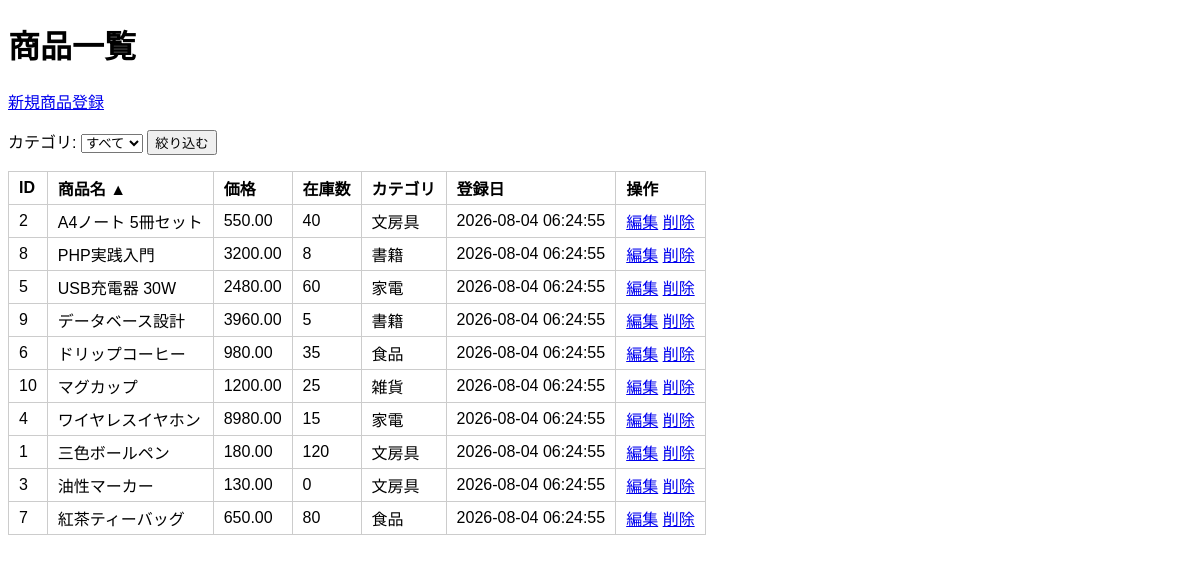
The page /inventory_management/index.php?sort=name&order=asc on the database its author committed.
### tables this page shows
CREATE TABLE products (
    id INT PRIMARY KEY AUTO_INCREMENT,
    name VARCHAR(100) NOT NULL,
    price DECIMAL(10, 2) NOT NULL,   
    stock INT NOT NULL DEFAULT 0,
    category VARCHAR(50) NOT NULL,
    created_at TIMESTAMP DEFAULT CURRENT_TIMESTAMP
);

### inventory_management/helpers.php (called while the page is built, shortened)
<?php
function buildUrl(array $overrides) {
    $params = array_merge($_GET, $overrides);
    return '?' . http_build_query($params);
}

### inventory_management/index.php (the view, shortened to what this page needs)
<?php
require_once 'helpers.php';
$category = $_GET['category'] ?? '';
if (!in_array($category, CATEGORIES, true)) {
    $category = '';
}
$sortKey = $_GET['sort'] ?? 'created_at';
$sortColumn = ALLOWED_SORTS[$sortKey];
$order = (($_GET['order'] ?? '') === 'asc') ? 'ASC' : 'DESC';
$conn = getDBConnection();
if ($category === '') {
    $sql  = "SELECT id, name, price, stock, category, created_at FROM products ORDER BY $sortColumn $order";
    $stmt = $conn->prepare($sql);
} else {
    $sql  = "SELECT id, name, price, stock, category, created_at FROM products WHERE category = ? ORDER BY $sortColumn $order";
    $stmt = $conn->prepare($sql);
    $stmt->bind_param("s", $category);
}
$stmt->execute();
$result = $stmt->get_result();
function sortHeader($label, $key) {
    global $sortKey, $order;
    $nextOrder = ($sortKey === $key && $order === 'ASC') ? 'desc' : 'asc';
    $arrow = '';
    if ($sortKey === $key) {
        $arrow = $order === 'ASC' ? ' ▲' : ' ▼';
    }
    $url = buildUrl(['sort' => $key, 'order' => $nextOrder]);
    return '<a href="' . htmlspecialchars($url) . '">'
         . htmlspecialchars($label . $arrow) . '</a>';
}
?>
<!DOCTYPE html>
<html>
<head>
    <link rel="stylesheet" href="style.css">
</head>
<body>
    <h1>商品一覧</h1>
    <a href="create.php">新規商品登録</a>
    <form method="GET">
        <label>カテゴリ:
            <select name="category" onchange="this.form.submit()">
                <option value="">すべて</option>
            </select>
        </label>
        <button type="submit">絞り込む</button>
    </form>
    <table>
        <thead>
            <tr>
                <th>ID</th>
                <th><?php echo sortHeader('商品名', 'name'); ?></th>
                <th><?php echo sortHeader('価格', 'price'); ?></th>
                <th><?php echo sortHeader('在庫数', 'stock'); ?></th>
                <th>カテゴリ</th>
                <th><?php echo sortHeader('登録日', 'created_at'); ?></th>
                <th>操作</th>
            </tr>
        </thead>
        <tbody>
            <?php while ($row = $result->fetch_assoc()): ?>
            <tr>
                <td><?php echo htmlspecialchars($row['id']); ?></td>
                <td><?php echo htmlspecialchars($row['name']); ?></td>
                <td><?php echo htmlspecialchars($row['price']); ?></td>
                <td><?php echo htmlspecialchars($row['stock']); ?></td>
                <td><?php echo htmlspecialchars($row['category']); ?></td>
                <td><?php echo htmlspecialchars($row['created_at']); ?></td>
                <td>
                    <a href="edit.php?id=<?php echo htmlspecialchars($row['id']); ?>">編集</a>
                    <a href="delete.php?id=<?php echo htmlspecialchars($row['id']); ?>" onclick="return confirm('本当に削除しますか？')">削除</a>
                </td>
            </tr>
            <?php endwhile; ?>
        </tbody>
    </table>
</body>
</html>

### inventory_management/style.css (style rules this page uses)
body { font-family: sans-serif; }
table { border-collapse: collapse; margin-top: 1em; }
th, td { border: 1px solid #ccc; padding: 4px 10px; text-align: left; }
th a { text-decoration: none; color: inherit; }
form { margin-top: 1em; }

### rows shown on the page
products: id "2", name "A4ノート 5冊セット", price "550.00", stock "40", category "文房具", created_at "2026-08-04 06:24:55"
products: id "8", name "PHP実践入門", price "3200.00", stock "8", category "書籍", created_at "2026-08-04 06:24:55"
products: id "5", name "USB充電器 30W", price "2480.00", stock "60", category "家電", created_at "2026-08-04 06:24:55"
products: id "9", name "データベース設計", price "3960.00", stock "5", category "書籍", created_at "2026-08-04 06:24:55"
products: id "6", name "ドリップコーヒー", price "980.00", stock "35", category "食品", created_at "2026-08-04 06:24:55"
products: id "10", name "マグカップ", price "1200.00", stock "25", category "雑貨", created_at "2026-08-04 06:24:55"
products: id "4", name "ワイヤレスイヤホン", price "8980.00", stock "15", category "家電", created_at "2026-08-04 06:24:55"
products: id "1", name "三色ボールペン", price "180.00", stock "120", category "文房具", created_at "2026-08-04 06:24:55"
products: id "3", name "油性マーカー", price "130.00", stock "0", category "文房具", created_at "2026-08-04 06:24:55"
products: id "7", name "紅茶ティーバッグ", price "650.00", stock "80", category "食品", created_at "2026-08-04 06:24:55"

### other values the page prints
$label . $arrow "商品名 ▲ 価格 在庫数 登録日"
